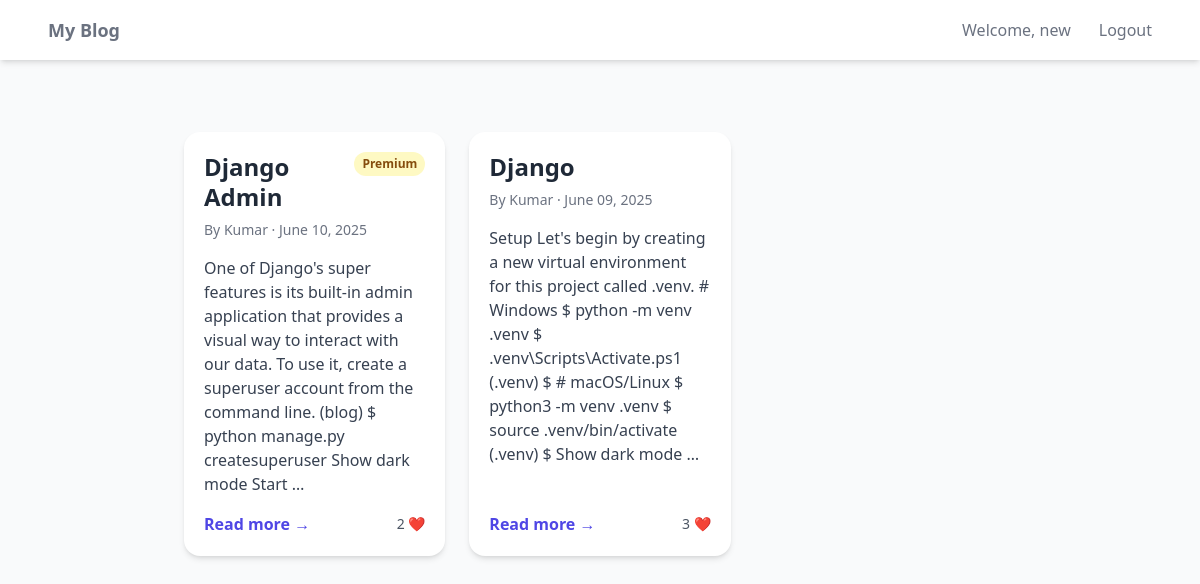
Page / (signed in) on the committed database.
### blog/models.py (models this page shows, shortened)
class User(AbstractUser):
    ROLE_CHOICES = (
        ('reader', 'Reader'),
        ('author', 'Author'),
    )
    email = models.EmailField(unique=True)
    role = models.CharField(max_length=10, choices=ROLE_CHOICES, default='reader')
    USERNAME_FIELD = 'email'
    REQUIRED_FIELDS = ['username']

class Post(models.Model):
    STATUS_CHOICES = (('draft', 'Draft'), ('published', 'Published'))
    ACCESS_LEVEL_CHOICES = (('free', 'Free'), ('premium', 'Premium'))
    title = models.CharField(max_length=255)
    slug = models.SlugField(max_length=255, unique_for_date='publish_date')
    author = models.ForeignKey(settings.AUTH_USER_MODEL, on_delete=models.CASCADE, related_name='blog_posts')
    body = models.TextField()
    featured_image = models.ImageField(upload_to='post_images/', null=True, blank=True)
    category = models.ForeignKey(Category, on_delete=models.SET_NULL, null=True, related_name='posts')
    tags = TaggableManager()
    publish_date = models.DateTimeField(default=timezone.now)
    created_date = models.DateTimeField(auto_now_add=True)
    updated_date = models.DateTimeField(auto_now=True)
    status = models.CharField(max_length=10, choices=STATUS_CHOICES, default='published')
    access_level = models.CharField(max_length=10, choices=ACCESS_LEVEL_CHOICES, default='free')
    view_count = models.PositiveIntegerField(default=0)
    class Meta:
        ordering = ('-publish_date',)
    def get_absolute_url(self):
        return reverse('post_detail', args=[self.slug])

### blog/views.py (the view)
# urls.py: path('', login_required(views.PostListView.as_view()), name='post_list'),
class PostListView(LoginRequiredMixin, ListView):
    model = Post
    template_name = 'blog/post_list.html'
    context_object_name = 'posts'
    paginate_by = 5
    def get_queryset(self):
        return Post.objects.filter(status='published')

### blog/templates/blog/post_list.html (shortened to what this page needs)
{% extends 'base.html' %}
{% block content %}
<div class="py-10 bg-gray-50 min-h-screen">
  <div class="max-w-6xl mx-auto px-4">
    <div class="grid grid-cols-1 md:grid-cols-2 lg:grid-cols-3 gap-6">
      {% for post in posts %}
        <article class="bg-white rounded-2xl shadow-md hover:shadow-xl transition transform hover:-translate-y-1">
          <div class="p-5 flex flex-col h-full">
            <div class="flex items-start justify-between">
              <h2 class="text-2xl font-bold text-gray-800 leading-tight">
                <a href="{{ post.get_absolute_url }}" class="hover:underline">{{ post.title }}</a>
              </h2>
              {% if post.access_level == 'premium' %}
                <span class="text-xs font-semibold bg-yellow-100 text-yellow-800 px-2 py-1 rounded-full">Premium</span>
              {% endif %}
            </div>
            <p class="text-sm text-gray-500 mt-2">
              By {{ post.author.username }} &middot; {{ post.publish_date|date:"F d, Y" }}
            </p>
            <div class="text-gray-700 mt-4 prose max-w-none">
              {{ post.body|truncatewords_html:40|safe }}
            </div>
            <div class="mt-auto pt-4 flex items-center justify-between">
              <a href="{{ post.get_absolute_url }}" class="text-indigo-600 hover:text-indigo-800 font-semibold">Read more →</a>
              <div class="text-sm text-gray-600">{{ post.likes.count }} ❤️</div>
            </div>
          </div>
        </article>
      {% endfor %}
    </div>
  </div>
</div>
{% endblock %}

### templates/base.html (shortened to what this page needs)
<!DOCTYPE html>
<html lang="en">
<head>
    <script src="https://cdn.tailwindcss.com"></script>
</head>
<body class="bg-gray-50 font-sans">
    <nav class="bg-white shadow-md">
        <div class="max-w-6xl mx-auto px-4">
            <div class="flex justify-between">
                <div class="flex space-x-7">
                    <div>
                        <a href="{% url 'post_list' %}" class="flex items-center py-4 px-2">
                            <span class="font-semibold text-gray-500 text-lg">My Blog</span>
                        </a>
                    </div>
                </div>
                <div class="flex items-center space-x-3">
                    {% if user.is_authenticated %}
                        <span class="py-4 px-2 text-gray-500">Welcome, {{ user.username }}</span>
                        <form method="post" action="{% url 'logout' %}" class="inline">
                            <button type="submit" class="py-2 px-2 font-medium text-gray-500 rounded hover:bg-gray-200 transition duration-300">
                                Logout
                            </button>
                        </form>
                    {% else %}
                        <a href="{% url 'login' %}" class="py-2 px-2 font-medium text-gray-500 rounded hover:bg-gray-200 transition duration-300">Log In</a>
                        <a href="{% url 'register' %}" class="py-2 px-2 font-medium text-white bg-blue-500 rounded hover:bg-blue-400 transition duration-300">Sign Up</a>
                    {% endif %}
                </div>
            </div>
        </div>
    </nav>
    <main class="max-w-4xl mx-auto py-8 px-4">
        {% block content %}{% endblock %}
    </main>
</body>
</html>

### rows in the picture
User: username "new"
Post: title "Django Admin", access_level "Premium", author.username "Kumar", publish_date "June 10, 2025", body "One of Django's super features is its built-in admin application that provides a visual way to interact with our data. To use it, create a superuser account from the command line. (blog) $ python manage.py createsuperuser Show dark mode Start …", likes.count "2"
Post: title "Django", author.username "Kumar", publish_date "June 09, 2025", body "Setup Let's begin by creating a new virtual environment for this project called .venv. # Windows $ python -m venv .venv $ .venv\\Scripts\\Activate.ps1 (.venv) $ # macOS/Linux $ python3 -m venv .venv $ source .venv/bin/activate (.venv) $ Show dark mode …", likes.count "3"
